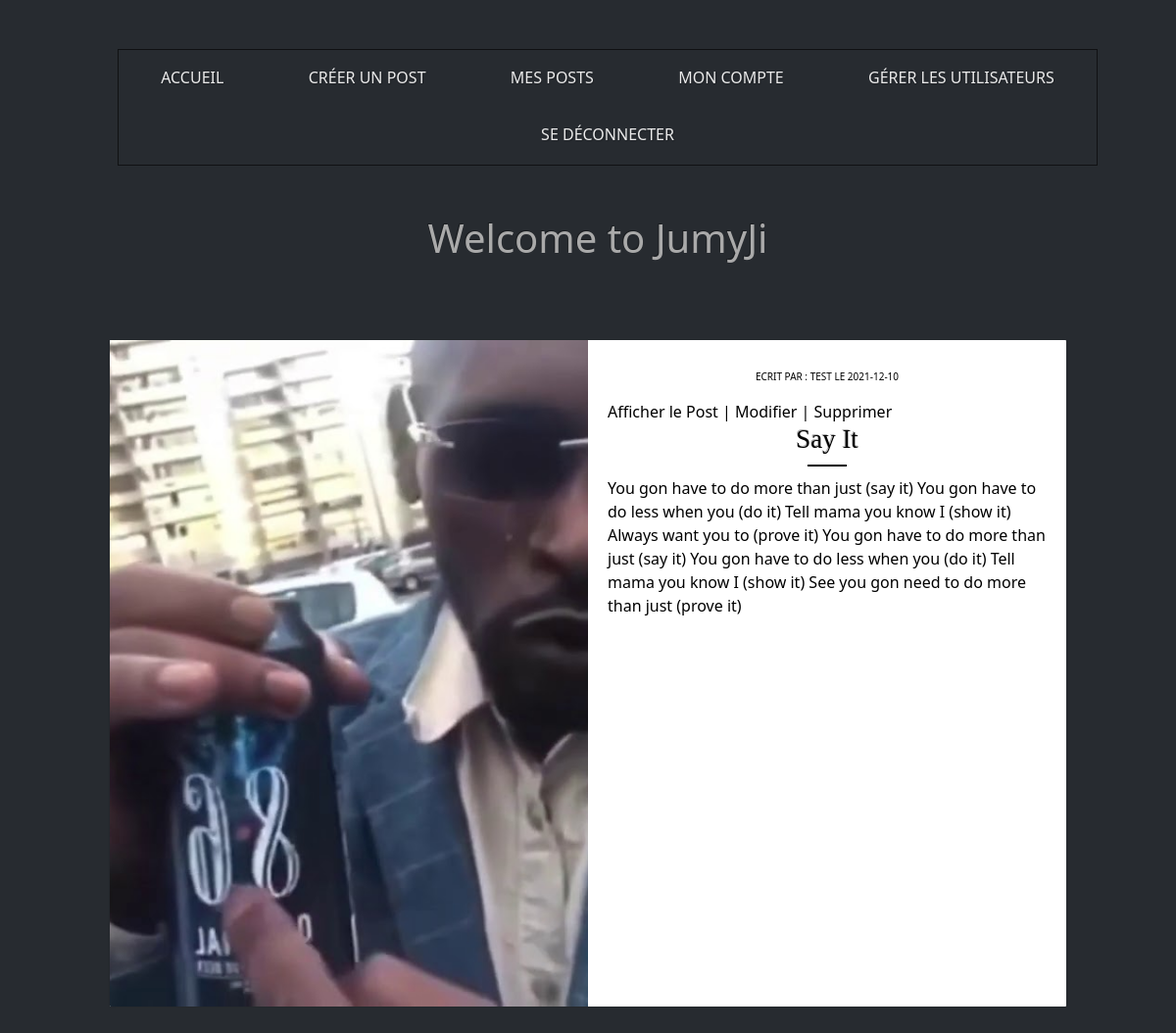
Screenshot of /user-post/ (signed in) with the database file from the repository.
### tables this page shows
CREATE TABLE `post` (
  `id` int(11) NOT NULL,
  `publishedDate` date NOT NULL,
  `title` varchar(50) NOT NULL,
  `content` varchar(2200) NOT NULL,
  `authorId` int(11) NOT NULL,
  `image` varchar(100) NOT NULL
);

CREATE TABLE `user` (
  `id` int(11) NOT NULL,
  `name` varchar(50) NOT NULL,
  `lastName` varchar(50) NOT NULL,
  `mail` varchar(50) NOT NULL,
  `password` varchar(50) NOT NULL,
  `isAdmin` tinyint(1) NOT NULL
);

### src/Controller/PostController.php (called while the page is built, shortened)
<?php
class PostController extends BaseController
{
    public function executeShowUserPost()
    {
        $postManager = new UserManager(PDOFactory::getMysqlConnection());
        $posts = $postManager->getUserPosts($_SESSION["user_id"]);
        $user = $postManager->getUserById($_SESSION["user_id"]);
        $this->render(
            'user-post.php',
            [
                'posts' => $posts
            ],
            $user->getName().' posts'
        );
    }
}

### src/Fram/Router.php (called while the page is built, shortened)
<?php
class Router
{
    public function getController()
    {
        $xml = new \DOMDocument();
        $xml->load(__DIR__ . './../Config/routes.xml');
        $routes = $xml->getElementsByTagName('route');
        isset($_GET['p']) ? $path = strtolower(htmlspecialchars($_GET['p'])) : $path = '/';
        foreach ($routes as $route) {
            if ($path === $route->getAttribute('path')) {
                $action = $route->getAttribute('action');
                $params = [];
                return new $controllerClass($action, $params);
            }
        }
        return new ErrorController('error404');
    }
}

### index.php (called while the page is built, shortened)
<?php
$router = new \App\Fram\Router();
$router->getController();

### src/Fram/Factories/PDOFactory.php (called while the page is built, shortened)
<?php
class PDOFactory
{
    public static function getMysqlConnection()
    {
        try {
            $db = new \PDO("mysql:host=db;dbname=post_project_db", "root", "root");
            return $db;
        } catch (\Exception $e) {
            die('Erreur : '.$e->getMessage());
            return "error";
        }
    }
}

### src/Manager/UserManager.php (called while the page is built, shortened)
<?php
class UserManager extends BaseManager
{
  public function setDb($db){
    $this->db = $db;
    return $this;
  }
  public function getUserById($id)
  {
    try {
      $query = $this->db->prepare('SELECT * FROM `user` WHERE id = :id');
      $query->bindValue(':id', $id, \PDO::PARAM_INT);
      $query->execute();
      $row = $query->fetch(\PDO::FETCH_ASSOC);
      if($row['isAdmin'] == 1){
        $user = new Admin($row);
      }
      elseif($row['isAdmin'] == 0){
        $user = new Standard($row);
      }
      return $user;
    }
    catch (\Exception $e) {
      die('Erreur : '.$e->getMessage());
      return "error getUserById function in UserManager.php";
    }
  }
  public function getUserPosts($id)
  {
    try {
      $query = $this->db->prepare("SELECT * FROM `post` WHERE `authorid`= :id");
      $query->bindValue(':id', $id, \PDO::PARAM_INT);
      $query->execute();
      while ($row = $query->fetch(\PDO::FETCH_ASSOC)) {
        $posts[] = new Post($row);
      }
      return $posts;
    }
    catch(\Exception $e) {
      die('Erreur : '.$e->getMessage());
      return "error getUserPosts function in UserManager.php";
    }
  }
}
?>

### src/Entity/Post.php (called while the page is built, shortened)
<?php
class Post
{
    private int $id;
    private \DateTime $publishedDate;
    private string $title;
    private string $content;
    private int $authorId;
    private string $image;
    public function hydrate($data){
        foreach ($data as $key => $value) {
            $method = 'set'.ucfirst($key);
        }
    }
    public function getId(): int
    {
        return $this->id;
    }
    public function setId(int $id): void
    {
        $this->id = $id;
    }
    public function getPublishedDate(): \DateTime
    {
        return $this->publishedDate;
    }
    public function setPublishedDate(string $publishedDatee): void
    {
        $this->publishedDate = new \DateTime($publishedDatee);
    }
    public function getTitle(): string
    {
        return $this->title;
    }
    public function setTitle(string $title): void
    {
        $this->title = $title;
    }
    public function getContent(): string
    {
        return $this->content;
    }
    public function setContent(string $content): void
    {
        $this->content = $content;
    }
    public function getAuthorId(): int
    {
        return $this->authorId;
    }
    public function setAuthorId(int $authorId): void
    {
        $this->authorId = $authorId;
    }
    public function getImage(): string
    {
        return $this->image;
    }
    public function setImage(string $image): void
    {
        $this->image = $image;
    }
    public function getPostAuthor(int $id)
    {
        $userManager = new UserManager(PDOFactory::getMysqlConnection());
        $author = $userManager->getUserById($id);
        return $author;
    }
}

### src/Entity/User.php (called while the page is built, shortened)
<?php
class User
{
    private string $name;
    public function hydrate($data){
        foreach ($data as $key => $value) {
            $method = 'set'.ucfirst($key);
        }
    }
    public function setId($id)
    {
        return $this;
    }
    public function getName()
    {
        return $this->name;
    }
    public function setName($name)
    {
        $this->name = $name;
        return $this;
    }
    public function setLastName($lastName)
    {
        return $this;
    }
    public function setMail($mail)
    {
        return $this;
    }
    public function setPassword($password)
    {
        return $this;
    }
    public function setIsAdmin($isAdmin)
    {
        return $this;
    }
}

### src/Views/Frontend/user-post.php (the view, shortened to what this page needs)
<div class="home-container">
    <h1>Welcome to JumyJi</h1>
    <div class="card__container">
        <?php
        if($posts != NULL){
        foreach($posts as $post) {
        ?>
        <div class="blog-card">
            <div class="media col-sm-6 col-xs-6" style="background-image: url('<?= $post->getImage() ?>')"></div>
            <div class="card-body col-sm-6 col-xs-6">
                <p class="tagline text-center">
                    ecrit par : <?= $post->getPostAuthor($post->getAuthorId())->getName() ?>
                    le <?= $post->getPublishedDate()->format('Y-m-d'); ?>
                </p>
                <a class="link" href="/post/<?= $post->getId();?>">Afficher le Post <a> |
                <a class="link" href="/edit-post/<?= $post->getId();?>">Modifier <a> |
                <a class="link" href="/delete-post/<?= $post->getId();?>">Supprimer <a>
                <h3 class="title text-center"><?php echo $post->getTitle(); ?></h3>
                <div class="divider"></div>
                <p class="paragraph text-justify"><?php echo $post->getContent(); ?></p>
            </div>
        </div>
        <?php
        }}else{
        ?>
        <p>Aucun Post n'a été publié</p>
        <?php
        }
        ?>
    </div>
</div>

### Assets/Css/style.css (style rules this page uses)
.home-container h1 { margin: 50px 0px 80px 20px; text-align: center; }
.card__container { width: 100%; }
.blog-card { background-color: white; border-radius: 1px; box-shadow: 0 0 2px -1px rgba(0, 0, 0, 0.75); margin: 0 auto; height: 85vh; margin-bottom: 20px; max-width: 1200px; overflow: hidden; }
.media { float: left; background-position: center; background-size: cover; height: 100%; }
.card-body { float: right; color: #000; height: 100%; padding: 30px 20px 50px; }
.tagline { font-size: 10px; text-transform: uppercase; }
.title { color: #000; font-family: "Playfair Display SC"; font-size: 27px; font-weight: 400; }
.divider { background: #000; height: 2px; margin: 10px auto; width: 40px; }
.paragraph { font-weight: 300; }
.link { color: #000!important; cursor: pointer; text-decoration: none; text-align: center; }

### rows the page displays
post: image (picture), authorId.name "TEST", publishedDate "2021-12-10", title "Say It", content "You gon have to do more than just (say it) You gon have to do less when you (do it) Tell mama you know I (show it) Always want you to (prove it) You gon have to do more than just (say it) You gon have to do less when you (do it) Tell mama you know I (show it) See you gon need to do more than just (prove it)"
